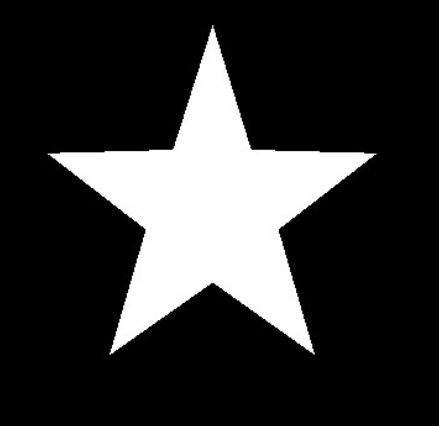
#> input picture opencv_project_practice/Lab5/images/star.png, 439 x 426 px
$ python ex5.py
#> lines starting #> are read from the running program, lines starting #| are printed output that depends on the picture; after the words box and inside, x2 and y2 are one past the last pixel; in counts of white or black regions, pixels touching at a corner belong together
"""
利用cv.findContours 产生star.png 的边界，编写函数P4_contour_code(pointList)
生成8领域归一化一阶差分链码, 函数的输入是边界点序列，给出图中所示目标的边界编码。

首先我们明确链码算法是一种起点开始，沿边界编码，至起点被重新碰到，结束一个对象的编码的算法。而归一化链码是将链码看作n位自然数，将该码按一个方向循环，使其构成的n位自然数最小，此时形成的唯一的链码，就是归一化链码。而一阶差分链码是对原链码进行差分操作得到的链码。那么归一化一阶差分链码则是一种先利用链码算法得到原链码，然后得到做差分，最后归一化得到的链码。
这样做的好处是：差分得到的链码具有旋转不变性，归一化的链码具有唯一性，这样形成的链码方便我们在图上快速找到图像的边界。

"""

import numpy as np
import cv2
import matplotlib.pyplot as plt


def P4_contour_code(_pointList: np.ndarray) -> list:
    # 生成8领域归一化一阶差分链码
    # direction，需要注意的是，这里的方向是按照逆时针方向排列的
    # 而且长宽维度相反
    direction = np.array([
        [1, 0], [1, 1], [0, 1], [-1, 1],
        [-1, 0], [-1, -1], [0, -1], [1, -1]
    ])[:, ::-1]
    # code
    _codeList = []
    _pointList = np.concatenate((_pointList, _pointList[0:1]), axis=0)
    diff = np.diff(_pointList, axis=0)
    # 生成链码
    for i in range(len(diff)):
        # 计算方向编码
        code = np.where(np.all(diff[i] == direction, axis=1))[0][0]
        _codeList.append(code)
    # 生成差分链码
    _codeList = np.array(_codeList)
    # 生成归一化链码
    # 将序列转换为数字
    num_list = _codeList
    num_str = ''.join(map(str, num_list))
    num = int(num_str)
    ptr = num_str
    # 得到最小数的序列
    for i in range(len(num_str)):
        num_str = num_str[1:] + num_str[0]
        if int(num_str) < num:
            ptr = num_str
    return ptr


if __name__ == '__main__':
    # 加载图像
    image = cv2.imread('./images/star.png', cv2.IMREAD_GRAYSCALE)
#> image: shape (426, 439); min 0, max 255, mean 50.5
    # 二值化处理
    _, threshold = cv2.threshold(image, 127, 255, cv2.THRESH_BINARY)
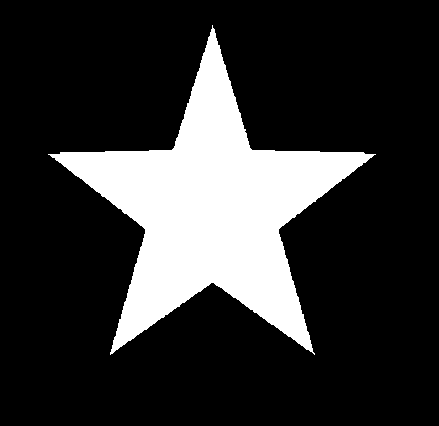
#> threshold: shape (426, 439); 19.8% white; 1 white region
    # 查找边界
    contours, _ = cv2.findContours(threshold, cv2.RETR_TREE, cv2.CHAIN_APPROX_NONE)
#> contours = 1 contour; box (x1, y1, x2, y2) and area: (48, 25, 376, 355) 36441
    # 获取第一个边界的点序列
    pointList = contours[0].reshape(-1, 2)
#> pointList = 1160 pairs, first value 48 to 375, second value 25 to 354

    # 画出边界
    image_contour = cv2.cvtColor(image, cv2.COLOR_GRAY2BGR)
    cv2.drawContours(image_contour, contours, -1, (255, 0, 255), 3)
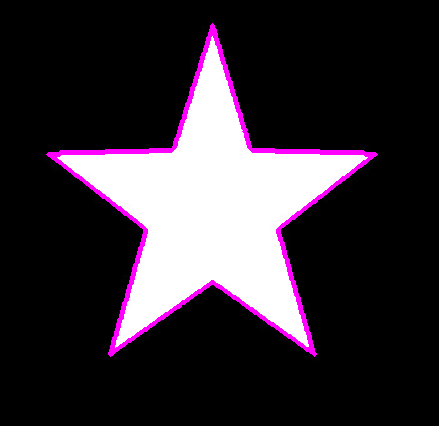
#> image_contour: shape (426, 439, 3); mean B, G, R 53.7, 45.9, 53.7
    plt.xticks([]), plt.yticks([])
    plt.imshow(image_contour)
    plt.title('contour')
    plt.show()

    # # 生成边界编码
    codeList = P4_contour_code(pointList)
#> in P4_contour_code, `diff = np.diff(_pointList, axis=0)`: diff = 1160 pairs, first value -1 to 1, second value -1 to 1
#> the loop in P4_contour_code, `for i in range(len(diff)):` made 1160 passes
#> code on passes 1 to 3: 0, 0, 0
#> in P4_contour_code, `num_list = _codeList`: num_list = 1160 values, max 7 at index 3, min 0 at index 0, mean 3.37
#> in P4_contour_code, `num = int(num_str)`: num = 70070007700070007007000770070007007000070077000700700070077000700007007000760007007000700007700700700070007007700700007077766666666666666666666667666666666666666666666666666666666666666666676666666666666666666666666666666666666666666607666666666662111221012112111121111211111212112111112111121111212110122111211111211112211011221111211121111121111000070007000700077000700070070000770070000700070007000770007000700007007700070007000700007600070000700700007700700007000700700323333233323323333223323333233233322333323323333233223432233323332332243332233323332333233223333233233322111212121111211211112211211112111211122101221111211211112112211121112111211122111211112112111122112111455444544454445444454455444454454445444465444544445445444455445444454454445544454445444454454444554454444544454445544454454444333323332333332234332233333233332333224333232333323333323333233234322333233332333332323432233333233326666666666556666666666666666666666666666666666666666666566666666666666666666666666666666666666666666566666666666666666666665554454445445444455346544454454445444455445444544544445544544454454444554454445445444455445444544544445444654445445444454445544

    print('最小一阶差分链码是：', codeList)
#> (printed output is left out)

$ run again, with opencv_project_practice/Lab5/images/one_plane.png copied over opencv_project_practice/Lab5/images/star.png
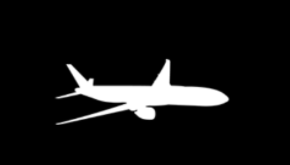
#> input picture opencv_project_practice/Lab5/images/one_plane.png, 290 x 165 px
#> image is the input picture: shape (165, 290); min 0, max 255, mean 19.1
#> `_, threshold = cv2.threshold(image, 127, 255, cv2.THRESH_BINARY)`:
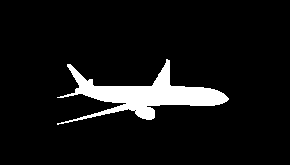
#> threshold: shape (165, 290); 7.5% white; 1 white region
#> contours = 2 contours, 1 with area under 20; largest, box (x1, y1, x2, y2) and area: (57, 59, 229, 125) 3286
#> pointList = 586 pairs, first value 57 to 228, second value 59 to 124
#> `cv2.drawContours(image_contour, contours, -1, (255, 0, 255), 3)`:
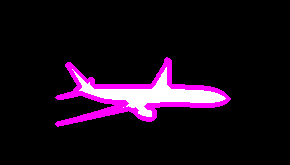
#> image_contour: shape (165, 290, 3); 5.55% of pixels changed, all inside (x1, y1, x2, y2) = (55, 57, 231, 127)
#> diff = 586 pairs, first value -1 to 1, second value -1 to 1
#> the loop in P4_contour_code, `for i in range(len(diff)):` made 586 passes
#> code on passes 1 to 3: 0, 0, 0
#> num_list = 586 values, max 7 at index 3, min 0 at index 0, mean 3.81
#> num = 7070770707770077077070776666666666666666666666666666666666666666666666666666666665544444666775555555555555555566600110110101011010110100766700076667666766766676622222232222322223222322221212212212212212212221222222212222222222222176676676676676676667667667667666766766676667667667666766676667666766602322223222232223222232222322232222322232222322232222322223222322223222312122210011121212221222223234444444556566653222222222222322222222222222222222222222222122222222222222222222222232222322323233455555656565665666566666656666666666666666665666666666666655444444444444444444444444656
#> (printed output is left out)

$ run again, with opencv_project_practice/Lab5/images/planes.png copied over opencv_project_practice/Lab5/images/star.png
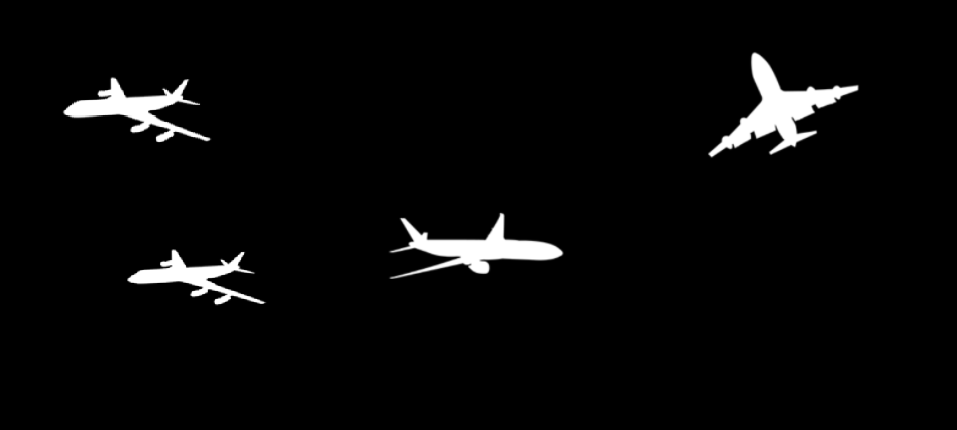
#> input picture opencv_project_practice/Lab5/images/planes.png, 957 x 430 px
#> image is the input picture: shape (430, 957); min 0, max 255, mean 8.2
#> `_, threshold = cv2.threshold(image, 127, 255, cv2.THRESH_BINARY)`:
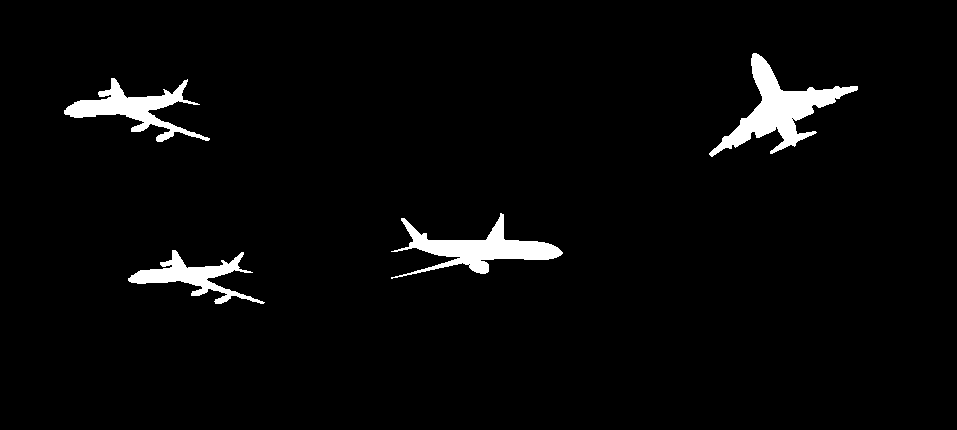
#> threshold: shape (430, 957); 3.2% white; 4 white regions
#> contours = 6 contours, 2 with area under 20; largest, box (x1, y1, x2, y2) and area: (709, 53, 858, 157) 4202, (391, 213, 563, 279) 3286, (64, 78, 210, 142) 2632, (128, 250, 265, 304) 2036
#> pointList = 495 pairs, first value 128 to 264, second value 250 to 303
#> `cv2.drawContours(image_contour, contours, -1, (255, 0, 255), 3)`:
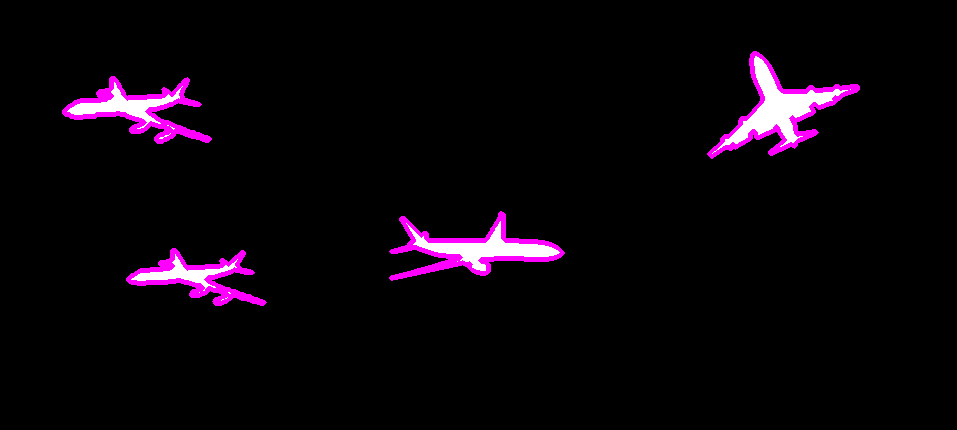
#> image_contour: shape (430, 957, 3); 2.42% of pixels changed, all inside (x1, y1, x2, y2) = (62, 51, 860, 306)
#> diff = 495 pairs, first value -1 to 1, second value -1 to 1
#> the loop in P4_contour_code, `for i in range(len(diff)):` made 495 passes
#> code on passes 1 to 3: 0, 0, 0
#> num_list = 495 values, max 7 at index 9, min 0 at index 0, mean 3.8
#> num = 766766766666001122232223210767666666766666666666676666666667677677660776001212222212222222232222222222222222222223222222232222122122221221221222221107667667666070022222222323223234432212122222121222121767667766766071022222232322333244322222121212222212212122221221222365665656665655666656566656565666655666656565665655665656553322222232232232223223223233122221222122222222656665666656653554433434334344667777767076777755655660110766766666666666666766666666666666667554554545545545455666
#> (printed output is left out)
